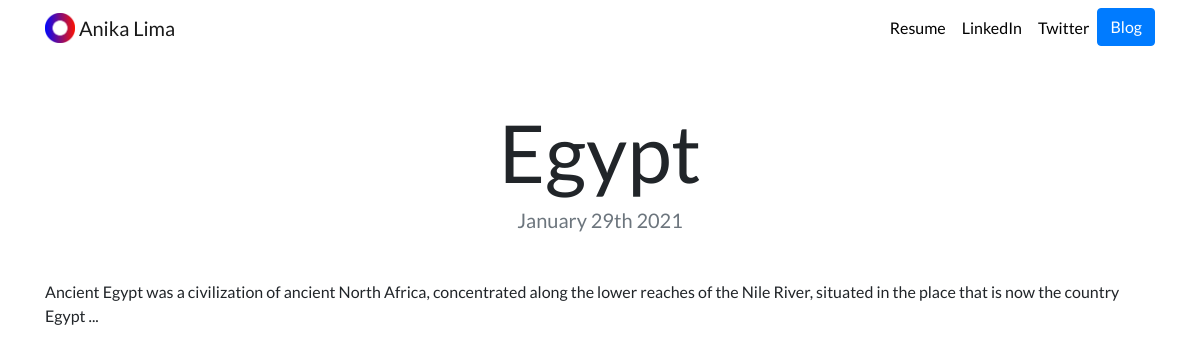
Page /blog/1/ on the committed database.
### blog/models.py (models this page shows, shortened)
class Blog(models.Model):
    title=models.CharField(max_length=50)
    currentdate = models.DateField(default=timezone.now)
    description=models.CharField(max_length=200)

### blog/views.py (the view)
# urls.py: path('<int:blog_no>/', views.detail, name='detail')
def detail(request, blog_no):
    blog=get_object_or_404(Blog,pk=blog_no)
    return render(request,'detail.html',{'blog':blog})
    return render(request,'detail.html',{'num':blog_no})

### templates/detail.html
{% extends "base.html" %}
{% load static %}
{% block content %}
<h1 class="text-center mt-5" id="blogdetailtitle">{{ blog.title }}</h1>
<h5 class="text-center text-muted mb-5">{{ blog.currentdate|date:'F jS Y' }}</h5>
{{ blog.description|safe }}
{% endblock %}

### portfolio/static/portfolio/custom.css (style rules this page uses)
body { font-family: 'Lato', sans-serif; }
@media (min-width: 992px) { #blogdetailtitle { font-size: 5rem; } }

### rows in the picture
Blog: title "Egypt", currentdate "January 29th 2021", description "Ancient Egypt was a civilization of ancient North Africa, concentrated along the lower reaches of the Nile River, situated in the place that is now the country Egypt ..."
